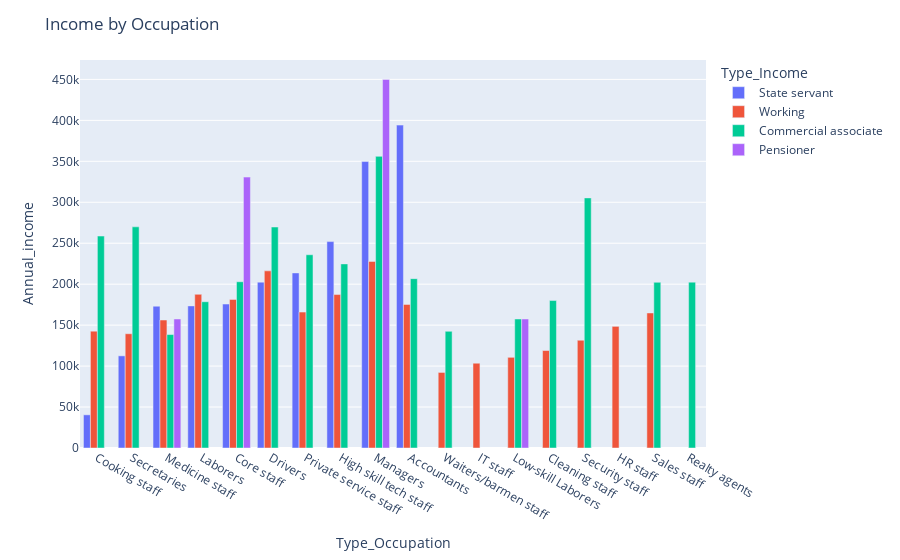

Notebook code cell kept with this figure:
### Code cell
fig=px.bar(grouped_occupation,x='Type_Occupation',y='Annual_income',barmode='group',color="Type_Income")
fig.update_layout(title="Income by Occupation")
fig.show()

### Figure 1 — Plotly figure (JSON) as saved in the notebook; plotly's stock layout.template omitted (floating-point values rounded to 4 significant figures)
{"data": [{"alignmentgroup": "True", "hovertemplate": "Type_Income=State servant<br>Type_Occupation=%{x}<br>Annual_income=%{y}<extra></extra>", "legendgroup": "State servant", "marker": {"color": "#636efa", "pattern": {"shape": ""}}, "name": "State servant", "offsetgroup": "State servant", "orientation": "v", "showlegend": true, "textposition": "auto", "type": "bar", "x": ["Cooking staff", "Secretaries", "Medicine staff", "Laborers", "Core staff", "Drivers", "Private service staff", "High skill tech staff", "Managers", "Accountants"], "xaxis": "x", "y": [40500, 112500, 173100.0, 173500, 175800.0, 202500, 213750, 252000, 349700.0, 394200], "yaxis": "y"}, {"alignmentgroup": "True", "hovertemplate": "Type_Income=Working<br>Type_Occupation=%{x}<br>Annual_income=%{y}<extra></extra>", "legendgroup": "Working", "marker": {"color": "#EF553B", "pattern": {"shape": ""}}, "name": "Working", "offsetgroup": "Working", "orientation": "v", "showlegend": true, "textposition": "auto", "type": "bar", "x": ["Waiters/barmen staff", "IT staff", "Low-skill Laborers", "Cleaning staff", "Security staff", "Secretaries", "Cooking staff", "HR staff", "Medicine staff", "Sales staff", "Private service staff", "Accountants", "Core staff", "High skill tech staff", "Laborers", "Drivers", "Managers"], "xaxis": "x", "y": [92250, 103500, 110700, 119000.0, 131600.0, 139500, 142600.0, 148500, 156200.0, 164880, 165900.0, 175300.0, 181400.0, 187300.0, 187600.0, 216300.0, 227800.0], "yaxis": "y"}, {"alignmentgroup": "True", "hovertemplate": "Type_Income=Commercial associate<br>Type_Occupation=%{x}<br>Annual_income=%{y}<extra></extra>", "legendgroup": "Commercial associate", "marker": {"color": "#00cc96", "pattern": {"shape": ""}}, "name": "Commercial associate", "offsetgroup": "Commercial associate", "orientation": "v", "showlegend": true, "textposition": "auto", "type": "bar", "x": ["Medicine staff", "Waiters/barmen staff", "Low-skill Laborers", "Laborers", "Cleaning staff", "Sales staff", "Realty agents", "Core staff", "Accountants", "High skill tech staff", "Private service staff", "Cooking staff", "Drivers", "Secretaries", "Security staff", "Managers"], "xaxis": "x", "y": [138500, 142500, 157500, 178575, 180000, 202300, 202500, 203000, 206700.0, 224775, 235900.0, 258750, 269800.0, 270000, 305400.0, 356000.0], "yaxis": "y"}, {"alignmentgroup": "True", "hovertemplate": "Type_Income=Pensioner<br>Type_Occupation=%{x}<br>Annual_income=%{y}<extra></extra>", "legendgroup": "Pensioner", "marker": {"color": "#ab63fa", "pattern": {"shape": ""}}, "name": "Pensioner", "offsetgroup": "Pensioner", "orientation": "v", "showlegend": true, "textposition": "auto", "type": "bar", "x": ["Medicine staff", "Low-skill Laborers", "Core staff", "Managers"], "xaxis": "x", "y": [157500, 157500, 330750, 450000], "yaxis": "y"}], "layout": {"barmode": "group", "legend": {"title": {"text": "Type_Income"}, "tracegroupgap": 0}, "margin": {"t": 60}, "title": {"text": "Income by Occupation"}, "xaxis": {"anchor": "y", "domain": [0, 1], "title": {"text": "Type_Occupation"}}, "yaxis": {"anchor": "x", "domain": [0, 1], "title": {"text": "Annual_income"}}}}
